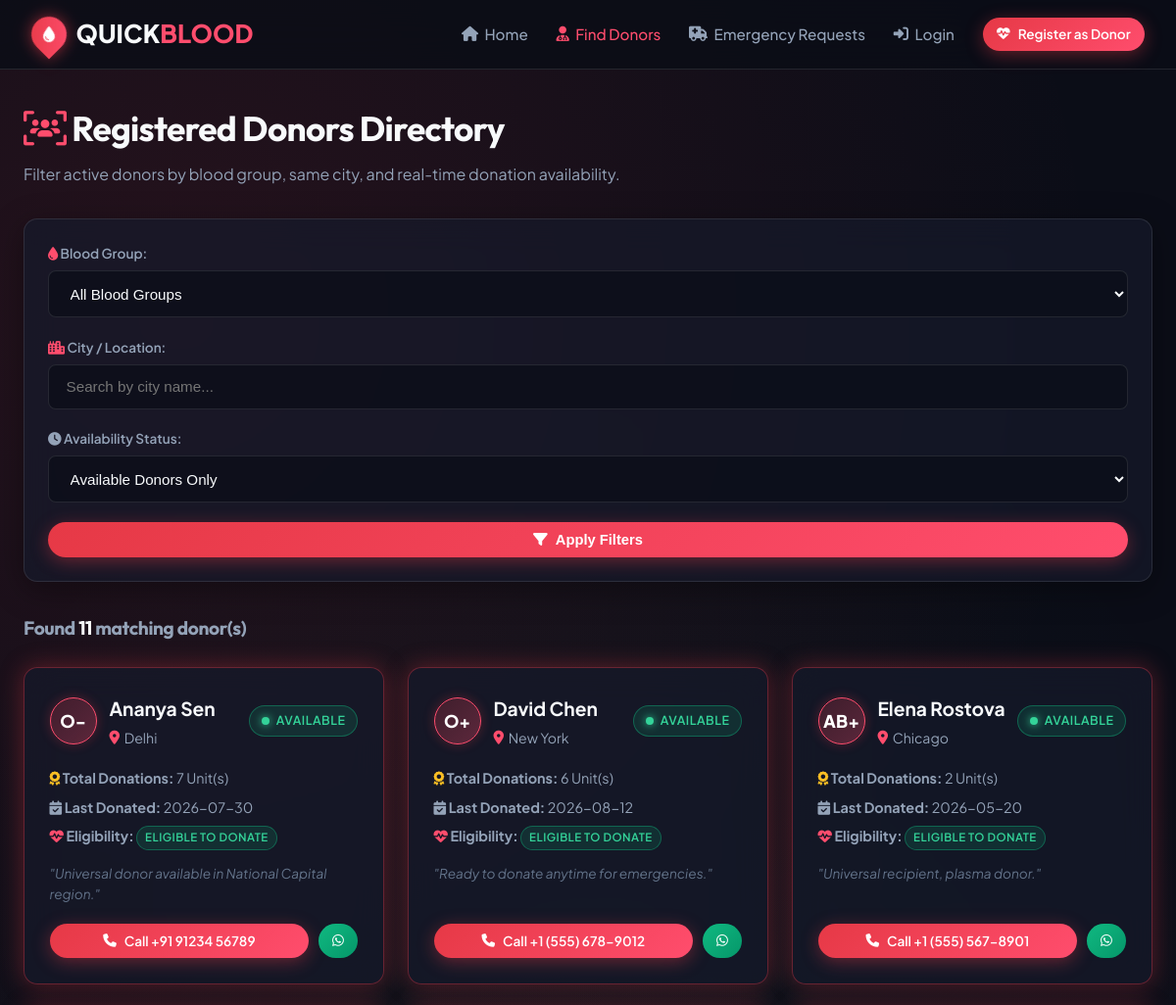
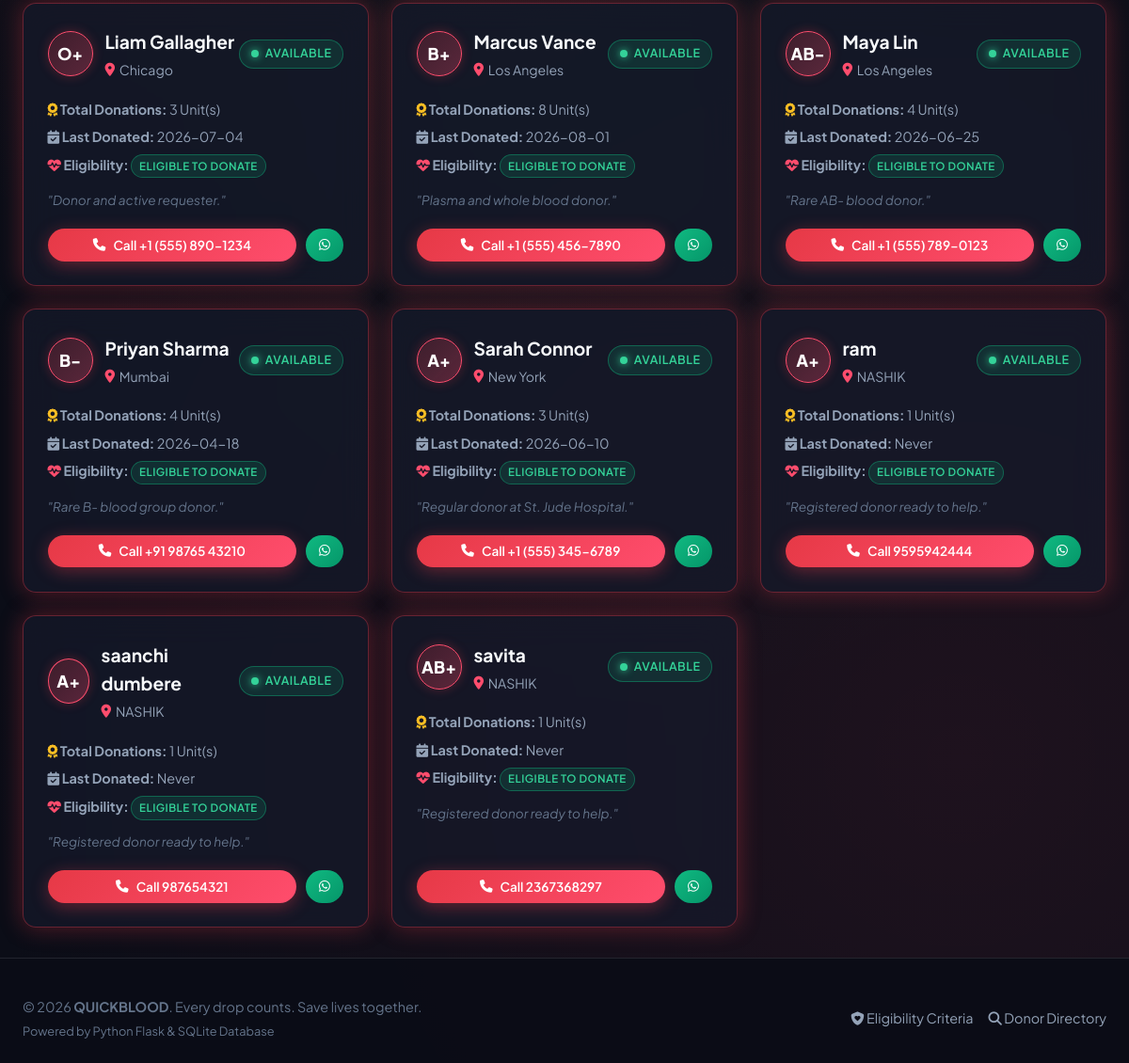
The page /donors on the database its author committed (2 pictures, top to bottom).
### app.py (models this page shows, shortened)
class DonorProfile(db.Model):
    __tablename__ = 'donor_profiles'
    id = db.Column(db.Integer, primary_key=True)
    user_id = db.Column(db.Integer, db.ForeignKey('users.id'), nullable=False)
    blood_group = db.Column(db.String(5), nullable=False) # A+, A-, B+, B-, AB+, AB-, O+, O-
    city = db.Column(db.String(100), nullable=False)
    state = db.Column(db.String(100), nullable=True, default='')
    is_available = db.Column(db.Boolean, default=True, nullable=False)
    last_donated = db.Column(db.String(20), nullable=True, default='Never')
    units_donated = db.Column(db.Integer, default=1)
    notes = db.Column(db.String(250), nullable=True, default='Healthy donor ready to save lives.')
    updated_at = db.Column(db.DateTime, default=datetime.utcnow, onupdate=datetime.utcnow)
    @property
    def eligibility(self):
        if not self.last_donated or str(self.last_donated).strip().lower() in ['never', 'none', '']:
            return {
                'is_eligible': True,
                'days_since': None,
                'days_remaining': 0,
                'status_label': 'Eligible to Donate',
                'badge_class': 'status-available',
                'message': 'No recent donation on record. Ready to donate anytime.'
            }
        try:
            date_part = str(self.last_donated).strip()[:10]
            last_date = datetime.strptime(date_part, '%Y-%m-%d').date()
            today = datetime.utcnow().date()
            days_since = (today - last_date).days
            if days_since < 0:
                days_since = 0
            COOLING_DAYS = 56
            if days_since >= COOLING_DAYS:
                return {
                    'is_eligible': True,
                    'days_since': days_since,
                    'days_remaining': 0,
                    'status_label': 'Eligible to Donate',
                    'badge_class': 'status-available',
                    'message': f'56-day rest cycle completed ({days_since} days since last donation).'
                }
        except Exception:
            return {
                'is_eligible': True,
                'days_since': None,
                'days_remaining': 0,
                'status_label': 'Eligible to Donate',
                'badge_class': 'status-available',
                'message': 'Ready to donate.'
            }

class User(db.Model):
    __tablename__ = 'users'
    id = db.Column(db.Integer, primary_key=True)
    name = db.Column(db.String(100), nullable=False)
    email = db.Column(db.String(120), unique=True, nullable=False)
    password_hash = db.Column(db.String(256), nullable=False)
    phone = db.Column(db.String(20), nullable=False)
    role = db.Column(db.String(20), nullable=False, default='Donor') # 'Donor', 'Receiver', 'Both'
    created_at = db.Column(db.DateTime, default=datetime.utcnow)
    donor_profile = db.relationship('DonorProfile', backref='user', uselist=False, cascade="all, delete-orphan")
    requests = db.relationship('BloodRequest', backref='requester', lazy=True, foreign_keys='BloodRequest.user_id')
    assigned_donations = db.relationship('BloodRequest', backref='assigned_donor', lazy=True, foreign_keys='BloodRequest.donor_id')
    donation_history = db.relationship('DonationRecord', backref='donor', lazy=True, foreign_keys='DonationRecord.donor_id', order_by='DonationRecord.donation_date.desc()')

### app.py (the view)
@app.route('/donors')
def donors():
    bg_filter = request.args.get('blood_group', '').strip()
    city_filter = request.args.get('city', '').strip()
    avail_filter = request.args.get('available_only', '1')
    query = db.session.query(DonorProfile, User).join(User, DonorProfile.user_id == User.id)
    if bg_filter:
        query = query.filter(DonorProfile.blood_group == bg_filter)
    if city_filter:
        query = query.filter(DonorProfile.city.ilike(f"%{city_filter}%"))
    if avail_filter == '1':
        query = query.filter(DonorProfile.is_available == True)
    donors_list = query.order_by(DonorProfile.is_available.desc(), User.name.asc()).all()
    cities = [c[0] for c in db.session.query(DonorProfile.city).distinct().order_by(DonorProfile.city).all()]
    return render_template(
        'donors.html',
        donors=donors_list,
        selected_bg=bg_filter,
        selected_city=city_filter,
        available_only=avail_filter,
        cities=cities
    )

### app.py (called while the page is built)
@app.context_processor
def inject_current_user():
    user = None
    if 'user_id' in session:
        user = User.query.get(session['user_id'])
    return dict(current_user=user)

### templates/donors.html (shortened to what this page needs)
{% extends 'base.html' %}
{% block content %}
<div style="margin-bottom: 2rem;">
    <h1 style="font-size: 2.2rem; margin-bottom: 0.4rem;">
        <i class="fas fa-users-viewfinder" style="color:var(--accent-red);"></i> Registered Donors Directory
    </h1>
    <p style="color: var(--text-secondary);">
        Filter active donors by blood group, same city, and real-time donation availability.
    </p>
</div>
<div class="glass-card" style="padding: 1.5rem; margin-bottom: 2rem;">
    <form action="{{ url_for('donors') }}" method="GET" style="display: grid; grid-template-columns: repeat(auto-fit, minmax(200px, 1fr)) auto; gap: 1.2rem; align-items: end;">
        <div>
            <label class="form-label"><i class="fas fa-droplet" style="color:var(--accent-red);"></i> Blood Group:</label>
            <select name="blood_group" class="form-control auto-submit">
                <option value="">All Blood Groups</option>
            </select>
        </div>
        <div>
            <label class="form-label"><i class="fas fa-city" style="color:var(--accent-red);"></i> City / Location:</label>
            <input type="text" name="city" value="{{ selected_city }}" class="form-control" placeholder="Search by city name..." list="cities-list">
        </div>
        <div>
            <label class="form-label"><i class="fas fa-clock"></i> Availability Status:</label>
            <select name="available_only" class="form-control auto-submit">
                <option value="1" {% if available_only == '1' %}selected{% endif %}>Available Donors Only</option>
            </select>
        </div>
        <div>
            <button type="submit" class="btn btn-primary" style="width: 100%;">
                <i class="fas fa-filter"></i> Apply Filters
            </button>
        </div>
    </form>
</div>
<div style="display:flex; justify-content:space-between; align-items:center; margin-bottom:1rem;">
    <h3 style="font-size: 1.2rem; color: var(--text-secondary);">
        Found <strong style="color: var(--text-primary);">{{ donors|length }}</strong> matching donor(s)
    </h3>
</div>
{% if donors %}
    <div class="donors-grid">
        {% for donor, user in donors %}
            <div class="glass-card donor-card {% if donor.is_available %}glass-card-glow{% endif %}">
                <div class="donor-card-header">
                    <div style="display: flex; align-items: center; gap: 0.8rem;">
                        <span class="blood-pill">{{ donor.blood_group }}</span>
                        <div>
                            <div class="donor-info-name">{{ user.name }}</div>
                            <div class="donor-location">
                                <i class="fas fa-location-dot" style="color: var(--accent-red);"></i> {{ donor.city }}
                            </div>
                        </div>
                    </div>
                    {% if donor.is_available %}
                        <span class="status-badge status-available">
                            <span class="status-dot"></span> Available
                        </span>
                    {% else %}
                        <span class="status-badge status-unavailable">
                            Unavailable
                        </span>
                    {% endif %}
                </div>
                <div class="donor-card-body">
                    <div><i class="fas fa-award" style="color: #FBBF24;"></i> <strong>Total Donations:</strong> {{ donor.units_donated or 0 }} Unit(s)</div>
                    <div><i class="fas fa-calendar-check"></i> <strong>Last Donated:</strong> {{ donor.last_donated or 'Never' }}</div>
                    <div><i class="fas fa-heart-pulse" style="color: var(--accent-red);"></i> <strong>Eligibility:</strong> <span class="status-badge {{ donor.eligibility.badge_class }}" style="font-size: 0.72rem; padding: 0.15rem 0.5rem;">{{ donor.eligibility.status_label }}</span></div>
                    <div style="margin-top:0.4rem; font-style: italic; color: var(--text-muted); font-size:0.85rem;">
                        "{{ donor.notes or 'Ready to save lives whenever called.' }}"
                    </div>
                </div>
                <div class="donor-card-footer">
                    <a href="tel:{{ user.phone }}" class="btn btn-primary btn-sm" style="flex: 1;">
                        <i class="fas fa-phone"></i> Call {{ user.phone }}
                    </a>
                    <a href="https://wa.me/{{ user.phone|replace(' ', '')|replace('+', '')|replace('-', '') }}" target="_blank" class="btn btn-success btn-sm" title="Message on WhatsApp">
                        <i class="fab fa-whatsapp"></i>
                    </a>
                </div>
            </div>
        {% endfor %}
    </div>
{% endif %}
{% endblock %}

### static/css/styles.css (style rules this page uses)
:root { --bg-dark: #0B0D17; --bg-card: rgba(22, 26, 44, 0.7); --bg-card-hover: rgba(30, 36, 62, 0.85); --border-glass: rgba(255, 255, 255, 0.1); --border-glow: rgba(230, 57, 70, 0.4); --primary-crimson: #E63946; --primary-crimson-glow: rgba(230, 57, 70, 0.6); --accent-red: #FF4D6D; --accent-rose: #FF758F; --accent-emerald: #10B981; --accent-amber: #F59E0B; --text-primary: #F8FAFC; --text-secondary: #94A3B8; --text-muted: #64748B; --radius-sm: 8px; --radius-md: 14px; --radius-lg: 22px; --radius-pill: 9999px; --transition-fast: all 0.2s cubic-bezier(0.4, 0, 0.2, 1); --transition-smooth: all 0.35s cubic-bezier(0.16, 1, 0.3, 1); --shadow-glass: 0 8px 32px 0 rgba(0, 0, 0, 0.37); --shadow-crimson-glow: 0 0 25px rgba(230, 57, 70, 0.35); }
* { margin: 0; padding: 0; box-sizing: border-box; }
body { font-family: 'Plus Jakarta Sans', sans-serif; background-color: var(--bg-dark); background-image: radial-gradient(circle at 15% 15%, rgba(230, 57, 70, 0.12) 0%, transparent 45%), radial-gradient(circle at 85% 85%, rgba(255, 77, 109, 0.08) 0%, transparent 50%), radial-gradient(circle at 50% 50%, rgba(16, 185, 129, 0.04) 0%, transparent 60%); background-attachment: fixed; color: var(--text-primary); min-height: 100vh; display: flex; flex-direction: column; line-height: 1.6; }
a { color: inherit; text-decoration: none; }
h1, h2, h3, h4, .brand-font { font-family: 'Outfit', sans-serif; letter-spacing: -0.02em; }
.glass-card { background: var(--bg-card); backdrop-filter: blur(16px); -webkit-backdrop-filter: blur(16px); border: 1px solid var(--border-glass); border-radius: var(--radius-md); box-shadow: var(--shadow-glass); transition: var(--transition-smooth); }
.glass-card-glow { border-color: var(--border-glow); box-shadow: var(--shadow-crimson-glow); }
.btn { display: inline-flex; align-items: center; justify-content: center; gap: 0.5rem; padding: 0.65rem 1.4rem; font-weight: 600; font-size: 0.92rem; border-radius: var(--radius-pill); border: none; cursor: pointer; transition: var(--transition-smooth); }
.btn-primary { background: linear-gradient(135deg, var(--primary-crimson), var(--accent-red)); color: #FFF; box-shadow: 0 4px 18px rgba(230, 57, 70, 0.4); }
.btn-success { background: linear-gradient(135deg, #10B981, #059669); color: #FFF; }
.btn-sm { padding: 0.4rem 0.9rem; font-size: 0.85rem; }
.form-label { display: block; font-size: 0.85rem; font-weight: 600; color: var(--text-secondary); margin-bottom: 0.4rem; }
.form-control { width: 100%; padding: 0.85rem 1.1rem; background: rgba(11, 13, 23, 0.7); border: 1px solid var(--border-glass); border-radius: var(--radius-sm); color: var(--text-primary); font-size: 0.95rem; outline: none; transition: var(--transition-fast); }
select.form-control option { background: #12141D; color: #FFF; }
.blood-pill { display: inline-flex; align-items: center; justify-content: center; width: 48px; height: 48px; border-radius: 50%; background: linear-gradient(135deg, rgba(230, 57, 70, 0.2), rgba(255, 77, 109, 0.3)); border: 1.5px solid var(--accent-red); color: #FFF; font-weight: 800; font-size: 1.1rem; box-shadow: 0 0 12px rgba(230, 57, 70, 0.3); }
.donors-grid { display: grid; grid-template-columns: repeat(auto-fill, minmax(320px, 1fr)); gap: 1.5rem; margin-top: 1.5rem; }
.donor-card { padding: 1.6rem; display: flex; flex-direction: column; position: relative; }
.donor-card-header { display: flex; align-items: center; justify-content: space-between; margin-bottom: 1.2rem; }
.donor-info-name { font-size: 1.2rem; font-weight: 700; }
.donor-location { font-size: 0.88rem; color: var(--text-secondary); display: flex; align-items: center; gap: 0.3rem; margin-top: 0.2rem; }
.status-badge { display: inline-flex; align-items: center; gap: 0.4rem; padding: 0.3rem 0.75rem; border-radius: var(--radius-pill); font-size: 0.78rem; font-weight: 600; text-transform: uppercase; letter-spacing: 0.04em; }
.status-available { background: rgba(16, 185, 129, 0.15); color: #34D399; border: 1px solid rgba(16, 185, 129, 0.4); }
.status-dot { width: 8px; height: 8px; border-radius: 50%; background: currentColor; box-shadow: 0 0 8px currentColor; display: inline-block; }
.donor-card-body { margin-bottom: 1.2rem; font-size: 0.9rem; color: var(--text-secondary); display: flex; flex-direction: column; gap: 0.4rem; }
.donor-card-footer { margin-top: auto; display: flex; gap: 0.6rem; }

### rows shown on the page
DonorProfile: blood_group "O-", name "Ananya Sen", city "Delhi", is_available True (drawn), units_donated "7", last_donated "2026-07-30", eligibility.status_label "ELIGIBLE TO DONATE", notes "Universal donor available in National Capital region.", phone "+91 91234 56789"
DonorProfile: blood_group "O+", name "David Chen", city "New York", is_available True (drawn), units_donated "6", last_donated "2026-08-12", eligibility.status_label "ELIGIBLE TO DONATE", notes "Ready to donate anytime for emergencies.", phone "+1 (555) 678-9012"
DonorProfile: blood_group "AB+", name "Elena Rostova", city "Chicago", is_available True (drawn), units_donated "2", last_donated "2026-05-20", eligibility.status_label "ELIGIBLE TO DONATE", notes "Universal recipient, plasma donor.", phone "+1 (555) 567-8901"
DonorProfile: blood_group "O+", name "Liam Gallagher", city "Chicago", is_available True (drawn), units_donated "3", last_donated "2026-07-04", eligibility.status_label "ELIGIBLE TO DONATE", notes "Donor and active requester.", phone "+1 (555) 890-1234"
DonorProfile: blood_group "B+", name "Marcus Vance", city "Los Angeles", is_available True (drawn), units_donated "8", last_donated "2026-08-01", eligibility.status_label "ELIGIBLE TO DONATE", notes "Plasma and whole blood donor.", phone "+1 (555) 456-7890"
DonorProfile: blood_group "AB-", name "Maya Lin", city "Los Angeles", is_available True (drawn), units_donated "4", last_donated "2026-06-25", eligibility.status_label "ELIGIBLE TO DONATE", notes "Rare AB- blood donor.", phone "+1 (555) 789-0123"
DonorProfile: blood_group "B-", name "Priyan Sharma", city "Mumbai", is_available True (drawn), units_donated "4", last_donated "2026-04-18", eligibility.status_label "ELIGIBLE TO DONATE", notes "Rare B- blood group donor.", phone "+91 98765 43210"
DonorProfile: blood_group "A+", name "Sarah Connor", city "New York", is_available True (drawn), units_donated "3", last_donated "2026-06-10", eligibility.status_label "ELIGIBLE TO DONATE", notes "Regular donor at St. Jude Hospital.", phone "+1 (555) 345-6789"
DonorProfile: blood_group "A+", name "ram", city "NASHIK", is_available True (drawn), units_donated "1", last_donated "Never", eligibility.status_label "ELIGIBLE TO DONATE", notes "Registered donor ready to help.", phone "9595942444"
DonorProfile: blood_group "A+", name "saanchi dumbere", city "NASHIK", is_available True (drawn), units_donated "1", last_donated "Never", eligibility.status_label "ELIGIBLE TO DONATE", notes "Registered donor ready to help.", phone "987654321"
DonorProfile: blood_group "AB+", name "savita", city "NASHIK", is_available True (drawn), units_donated "1", last_donated "Never", eligibility.status_label "ELIGIBLE TO DONATE", notes "Registered donor ready to help.", phone "2367368297"

### other values the page prints
{{ donors|length }} "11"
